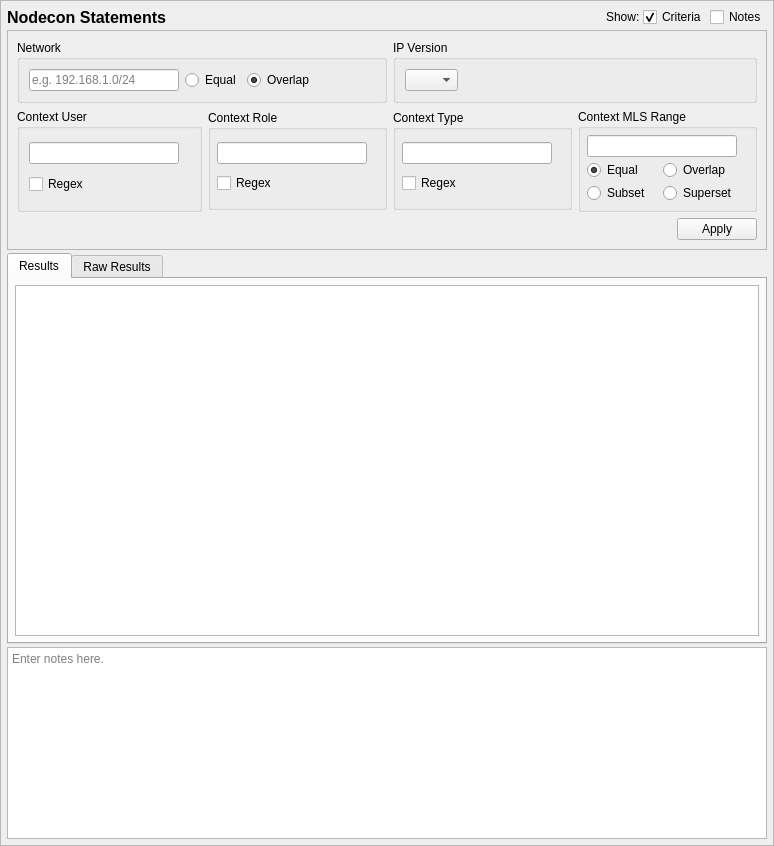
<?xml version="1.0" encoding="UTF-8"?>
<ui version="4.0">
 <class>NodeconQueryTab_ui</class>
 <widget class="QScrollArea" name="NodeconQueryTab_ui">
  <property name="geometry">
   <rect>
    <x>0</x>
    <y>0</y>
    <width>774</width>
    <height>846</height>
   </rect>
  </property>
  <property name="sizeAdjustPolicy">
   <enum>QAbstractScrollArea::AdjustToContents</enum>
  </property>
  <property name="widgetResizable">
   <bool>true</bool>
  </property>
  <widget class="QWidget" name="contents">
   <property name="geometry">
    <rect>
     <x>0</x>
     <y>0</y>
     <width>772</width>
     <height>844</height>
    </rect>
   </property>
   <property name="minimumSize">
    <size>
     <width>0</width>
     <height>0</height>
    </size>
   </property>
   <layout class="QGridLayout" name="gridLayout_9">
    <property name="leftMargin">
     <number>6</number>
    </property>
    <property name="topMargin">
     <number>6</number>
    </property>
    <property name="rightMargin">
     <number>6</number>
    </property>
    <property name="bottomMargin">
     <number>6</number>
    </property>
    <property name="spacing">
     <number>3</number>
    </property>
    <item row="3" column="0" colspan="5">
     <widget class="QTextEdit" name="notes">
      <property name="sizePolicy">
       <sizepolicy hsizetype="Preferred" vsizetype="Preferred">
        <horstretch>0</horstretch>
        <verstretch>0</verstretch>
       </sizepolicy>
      </property>
      <property name="minimumSize">
       <size>
        <width>0</width>
        <height>80</height>
       </size>
      </property>
      <property name="toolTip">
       <string>Optionally enter notes here about the query.</string>
      </property>
      <property name="placeholderText">
       <string>Enter notes here.</string>
      </property>
     </widget>
    </item>
    <item row="0" column="4">
     <widget class="QCheckBox" name="notes_expander">
      <property name="toolTip">
       <string>Show or hide the notes field (no data is lost)</string>
      </property>
      <property name="text">
       <string>Notes</string>
      </property>
     </widget>
    </item>
    <item row="0" column="3">
     <widget class="QCheckBox" name="criteria_expander">
      <property name="toolTip">
       <string>Show or hide the search criteria (no settings are lost)</string>
      </property>
      <property name="text">
       <string>Criteria</string>
      </property>
      <property name="checked">
       <bool>true</bool>
      </property>
     </widget>
    </item>
    <item row="0" column="0">
     <widget class="QLabel" name="label">
      <property name="sizePolicy">
       <sizepolicy hsizetype="Preferred" vsizetype="Fixed">
        <horstretch>0</horstretch>
        <verstretch>0</verstretch>
       </sizepolicy>
      </property>
      <property name="maximumSize">
       <size>
        <width>16777215</width>
        <height>20</height>
       </size>
      </property>
      <property name="font">
       <font>
        <pointsize>12</pointsize>
        <weight>75</weight>
        <bold>true</bold>
       </font>
      </property>
      <property name="text">
       <string>Nodecon Statements</string>
      </property>
     </widget>
    </item>
    <item row="0" column="2">
     <widget class="QLabel" name="label_2">
      <property name="text">
       <string>Show:</string>
      </property>
     </widget>
    </item>
    <item row="0" column="1">
     <spacer name="horizontalSpacer_5">
      <property name="orientation">
       <enum>Qt::Horizontal</enum>
      </property>
      <property name="sizeHint" stdset="0">
       <size>
        <width>40</width>
        <height>20</height>
       </size>
      </property>
     </spacer>
    </item>
    <item row="2" column="0" colspan="5">
     <widget class="QTabWidget" name="results_frame">
      <property name="sizePolicy">
       <sizepolicy hsizetype="Preferred" vsizetype="MinimumExpanding">
        <horstretch>0</horstretch>
        <verstretch>1</verstretch>
       </sizepolicy>
      </property>
      <property name="currentIndex">
       <number>0</number>
      </property>
      <widget class="QWidget" name="results_framePage1">
       <property name="sizePolicy">
        <sizepolicy hsizetype="Preferred" vsizetype="MinimumExpanding">
         <horstretch>0</horstretch>
         <verstretch>0</verstretch>
        </sizepolicy>
       </property>
       <attribute name="title">
        <string>Results</string>
       </attribute>
       <layout class="QVBoxLayout" name="verticalLayout_3">
        <property name="leftMargin">
         <number>6</number>
        </property>
        <property name="topMargin">
         <number>6</number>
        </property>
        <property name="rightMargin">
         <number>6</number>
        </property>
        <property name="bottomMargin">
         <number>6</number>
        </property>
        <item>
         <widget class="QTableView" name="table_results">
          <property name="sizePolicy">
           <sizepolicy hsizetype="Preferred" vsizetype="MinimumExpanding">
            <horstretch>0</horstretch>
            <verstretch>0</verstretch>
           </sizepolicy>
          </property>
          <property name="sizeAdjustPolicy">
           <enum>QAbstractScrollArea::AdjustIgnored</enum>
          </property>
          <property name="alternatingRowColors">
           <bool>true</bool>
          </property>
          <property name="sortingEnabled">
           <bool>true</bool>
          </property>
         </widget>
        </item>
       </layout>
      </widget>
      <widget class="QWidget" name="results_framePage2">
       <property name="sizePolicy">
        <sizepolicy hsizetype="Preferred" vsizetype="MinimumExpanding">
         <horstretch>0</horstretch>
         <verstretch>0</verstretch>
        </sizepolicy>
       </property>
       <attribute name="title">
        <string>Raw Results</string>
       </attribute>
       <layout class="QVBoxLayout" name="verticalLayout_2">
        <property name="leftMargin">
         <number>6</number>
        </property>
        <property name="topMargin">
         <number>6</number>
        </property>
        <property name="rightMargin">
         <number>6</number>
        </property>
        <property name="bottomMargin">
         <number>6</number>
        </property>
        <item>
         <widget class="QPlainTextEdit" name="raw_results">
          <property name="sizePolicy">
           <sizepolicy hsizetype="Preferred" vsizetype="MinimumExpanding">
            <horstretch>0</horstretch>
            <verstretch>0</verstretch>
           </sizepolicy>
          </property>
          <property name="minimumSize">
           <size>
            <width>0</width>
            <height>0</height>
           </size>
          </property>
          <property name="font">
           <font>
            <family>Monospace</family>
           </font>
          </property>
          <property name="documentTitle">
           <string/>
          </property>
          <property name="lineWrapMode">
           <enum>QPlainTextEdit::NoWrap</enum>
          </property>
          <property name="readOnly">
           <bool>true</bool>
          </property>
         </widget>
        </item>
       </layout>
      </widget>
     </widget>
    </item>
    <item row="1" column="0" colspan="5">
     <widget class="QFrame" name="criteria_frame">
      <property name="maximumSize">
       <size>
        <width>16777215</width>
        <height>16777215</height>
       </size>
      </property>
      <property name="frameShape">
       <enum>QFrame::StyledPanel</enum>
      </property>
      <property name="frameShadow">
       <enum>QFrame::Raised</enum>
      </property>
      <layout class="QGridLayout" name="gridLayout_3">
       <item row="1" column="3" rowspan="2">
        <widget class="QGroupBox" name="range_criteria">
         <property name="maximumSize">
          <size>
           <width>16777215</width>
           <height>16777215</height>
          </size>
         </property>
         <property name="title">
          <string>Context MLS Range</string>
         </property>
         <layout class="QGridLayout" name="gridLayout_8">
          <property name="leftMargin">
           <number>6</number>
          </property>
          <property name="topMargin">
           <number>6</number>
          </property>
          <property name="rightMargin">
           <number>6</number>
          </property>
          <property name="bottomMargin">
           <number>6</number>
          </property>
          <property name="spacing">
           <number>3</number>
          </property>
          <item row="2" column="1">
           <widget class="QRadioButton" name="range_exact">
            <property name="toolTip">
             <string>Match the context's range if the criteria is equal to the context's range.</string>
            </property>
            <property name="text">
             <string>Equal</string>
            </property>
            <property name="checked">
             <bool>true</bool>
            </property>
           </widget>
          </item>
          <item row="2" column="2">
           <widget class="QRadioButton" name="range_overlap">
            <property name="toolTip">
             <string>Match the context's range if the criteria overlaps the context's range.</string>
            </property>
            <property name="text">
             <string>Overlap</string>
            </property>
           </widget>
          </item>
          <item row="3" column="1">
           <widget class="QRadioButton" name="range_subset">
            <property name="toolTip">
             <string>Match the context's range if the criteria is a subset of the context's range.</string>
            </property>
            <property name="text">
             <string>Subset</string>
            </property>
           </widget>
          </item>
          <item row="3" column="2">
           <widget class="QRadioButton" name="range_superset">
            <property name="toolTip">
             <string>Match the context's range if the criteria is a superset to the context's range.</string>
            </property>
            <property name="text">
             <string>Superset</string>
            </property>
           </widget>
          </item>
          <item row="1" column="1" colspan="2">
           <widget class="QLineEdit" name="range_">
            <property name="sizePolicy">
             <sizepolicy hsizetype="Preferred" vsizetype="Fixed">
              <horstretch>0</horstretch>
              <verstretch>0</verstretch>
             </sizepolicy>
            </property>
            <property name="minimumSize">
             <size>
              <width>150</width>
              <height>20</height>
             </size>
            </property>
            <property name="maximumSize">
             <size>
              <width>250</width>
              <height>16777215</height>
             </size>
            </property>
           </widget>
          </item>
          <item row="1" column="3">
           <spacer name="horizontalSpacer_7">
            <property name="orientation">
             <enum>Qt::Horizontal</enum>
            </property>
            <property name="sizeHint" stdset="0">
             <size>
              <width>40</width>
              <height>20</height>
             </size>
            </property>
           </spacer>
          </item>
         </layout>
        </widget>
       </item>
       <item row="3" column="3">
        <widget class="QDialogButtonBox" name="buttonBox">
         <property name="standardButtons">
          <set>QDialogButtonBox::Apply</set>
         </property>
        </widget>
       </item>
       <item row="1" column="2" rowspan="2">
        <widget class="QGroupBox" name="type_criteria">
         <property name="maximumSize">
          <size>
           <width>16777215</width>
           <height>100</height>
          </size>
         </property>
         <property name="title">
          <string>Context Type</string>
         </property>
         <layout class="QGridLayout" name="gridLayout_5">
          <property name="leftMargin">
           <number>6</number>
          </property>
          <property name="topMargin">
           <number>6</number>
          </property>
          <property name="rightMargin">
           <number>6</number>
          </property>
          <property name="bottomMargin">
           <number>6</number>
          </property>
          <property name="spacing">
           <number>3</number>
          </property>
          <item row="1" column="1">
           <widget class="QCheckBox" name="type_regex">
            <property name="toolTip">
             <string>Use regular expressions to match the context's type.</string>
            </property>
            <property name="text">
             <string>Regex</string>
            </property>
           </widget>
          </item>
          <item row="0" column="1">
           <widget class="QLineEdit" name="type_">
            <property name="sizePolicy">
             <sizepolicy hsizetype="Preferred" vsizetype="Fixed">
              <horstretch>0</horstretch>
              <verstretch>0</verstretch>
             </sizepolicy>
            </property>
            <property name="minimumSize">
             <size>
              <width>150</width>
              <height>0</height>
             </size>
            </property>
            <property name="maximumSize">
             <size>
              <width>250</width>
              <height>16777215</height>
             </size>
            </property>
           </widget>
          </item>
          <item row="0" column="2">
           <spacer name="horizontalSpacer_6">
            <property name="orientation">
             <enum>Qt::Horizontal</enum>
            </property>
            <property name="sizeHint" stdset="0">
             <size>
              <width>40</width>
              <height>20</height>
             </size>
            </property>
           </spacer>
          </item>
         </layout>
        </widget>
       </item>
       <item row="1" column="1" rowspan="2">
        <widget class="QGroupBox" name="role_criteria">
         <property name="maximumSize">
          <size>
           <width>16777215</width>
           <height>100</height>
          </size>
         </property>
         <property name="title">
          <string>Context Role</string>
         </property>
         <layout class="QGridLayout" name="gridLayout_2">
          <property name="leftMargin">
           <number>6</number>
          </property>
          <property name="topMargin">
           <number>6</number>
          </property>
          <property name="rightMargin">
           <number>6</number>
          </property>
          <property name="bottomMargin">
           <number>6</number>
          </property>
          <property name="spacing">
           <number>3</number>
          </property>
          <item row="0" column="0">
           <widget class="QLineEdit" name="role">
            <property name="sizePolicy">
             <sizepolicy hsizetype="Preferred" vsizetype="Fixed">
              <horstretch>0</horstretch>
              <verstretch>0</verstretch>
             </sizepolicy>
            </property>
            <property name="minimumSize">
             <size>
              <width>150</width>
              <height>0</height>
             </size>
            </property>
            <property name="maximumSize">
             <size>
              <width>250</width>
              <height>16777215</height>
             </size>
            </property>
           </widget>
          </item>
          <item row="1" column="0">
           <widget class="QCheckBox" name="role_regex">
            <property name="enabled">
             <bool>true</bool>
            </property>
            <property name="toolTip">
             <string>Use regular expressions to match the context's role.</string>
            </property>
            <property name="text">
             <string>Regex</string>
            </property>
           </widget>
          </item>
          <item row="0" column="1">
           <spacer name="horizontalSpacer_4">
            <property name="orientation">
             <enum>Qt::Horizontal</enum>
            </property>
            <property name="sizeHint" stdset="0">
             <size>
              <width>40</width>
              <height>20</height>
             </size>
            </property>
           </spacer>
          </item>
         </layout>
        </widget>
       </item>
       <item row="1" column="0" rowspan="2">
        <widget class="QGroupBox" name="user_critera">
         <property name="title">
          <string>Context User</string>
         </property>
         <layout class="QGridLayout" name="gridLayout_6">
          <item row="0" column="0">
           <widget class="QLineEdit" name="user">
            <property name="sizePolicy">
             <sizepolicy hsizetype="Preferred" vsizetype="Fixed">
              <horstretch>0</horstretch>
              <verstretch>0</verstretch>
             </sizepolicy>
            </property>
            <property name="minimumSize">
             <size>
              <width>150</width>
              <height>0</height>
             </size>
            </property>
           </widget>
          </item>
          <item row="1" column="0">
           <widget class="QCheckBox" name="user_regex">
            <property name="toolTip">
             <string>Use regular expressions to match the context's user.</string>
            </property>
            <property name="text">
             <string>Regex</string>
            </property>
           </widget>
          </item>
          <item row="0" column="1">
           <spacer name="horizontalSpacer_3">
            <property name="orientation">
             <enum>Qt::Horizontal</enum>
            </property>
            <property name="sizeHint" stdset="0">
             <size>
              <width>40</width>
              <height>20</height>
             </size>
            </property>
           </spacer>
          </item>
         </layout>
        </widget>
       </item>
       <item row="0" column="0" colspan="2">
        <widget class="QGroupBox" name="network_criteria">
         <property name="title">
          <string>Network</string>
         </property>
         <layout class="QGridLayout" name="gridLayout">
          <item row="0" column="0">
           <widget class="QLineEdit" name="network">
            <property name="sizePolicy">
             <sizepolicy hsizetype="Preferred" vsizetype="Fixed">
              <horstretch>0</horstretch>
              <verstretch>0</verstretch>
             </sizepolicy>
            </property>
            <property name="minimumSize">
             <size>
              <width>150</width>
              <height>0</height>
             </size>
            </property>
            <property name="placeholderText">
             <string>e.g. 192.168.1.0/24</string>
            </property>
           </widget>
          </item>
          <item row="0" column="3">
           <widget class="QRadioButton" name="network_overlap">
            <property name="toolTip">
             <string>Match the network if the criteria overlaps the nodecon's network range.</string>
            </property>
            <property name="text">
             <string>Overlap</string>
            </property>
            <property name="checked">
             <bool>true</bool>
            </property>
           </widget>
          </item>
          <item row="0" column="2">
           <widget class="QRadioButton" name="network_exact">
            <property name="toolTip">
             <string>Match the network if the criteria is equal to the nodecon's network range.</string>
            </property>
            <property name="text">
             <string>Equal</string>
            </property>
            <property name="checked">
             <bool>false</bool>
            </property>
           </widget>
          </item>
          <item row="0" column="4">
           <spacer name="horizontalSpacer">
            <property name="orientation">
             <enum>Qt::Horizontal</enum>
            </property>
            <property name="sizeHint" stdset="0">
             <size>
              <width>40</width>
              <height>20</height>
             </size>
            </property>
           </spacer>
          </item>
         </layout>
        </widget>
       </item>
       <item row="0" column="2" colspan="2">
        <widget class="QGroupBox" name="ip_version_criteria">
         <property name="title">
          <string>IP Version</string>
         </property>
         <layout class="QGridLayout" name="gridLayout_4">
          <item row="0" column="1">
           <spacer name="horizontalSpacer_2">
            <property name="orientation">
             <enum>Qt::Horizontal</enum>
            </property>
            <property name="sizeHint" stdset="0">
             <size>
              <width>40</width>
              <height>20</height>
             </size>
            </property>
           </spacer>
          </item>
          <item row="0" column="0">
           <widget class="QComboBox" name="ip_version">
            <property name="toolTip">
             <string>Match the IP version of the nodecon.</string>
            </property>
            <item>
             <property name="text">
              <string/>
             </property>
            </item>
            <item>
             <property name="text">
              <string>IPv4</string>
             </property>
            </item>
            <item>
             <property name="text">
              <string>IPv6</string>
             </property>
            </item>
           </widget>
          </item>
         </layout>
        </widget>
       </item>
      </layout>
      <zorder>role_criteria</zorder>
      <zorder>type_criteria</zorder>
      <zorder>user_critera</zorder>
      <zorder>range_criteria</zorder>
      <zorder>buttonBox</zorder>
      <zorder>ip_version_criteria</zorder>
      <zorder>network_criteria</zorder>
     </widget>
    </item>
   </layout>
  </widget>
 </widget>
 <tabstops>
  <tabstop>criteria_expander</tabstop>
  <tabstop>notes_expander</tabstop>
  <tabstop>network</tabstop>
  <tabstop>network_exact</tabstop>
  <tabstop>network_overlap</tabstop>
  <tabstop>ip_version</tabstop>
  <tabstop>user</tabstop>
  <tabstop>user_regex</tabstop>
  <tabstop>role</tabstop>
  <tabstop>role_regex</tabstop>
  <tabstop>type_</tabstop>
  <tabstop>type_regex</tabstop>
  <tabstop>range_</tabstop>
  <tabstop>range_exact</tabstop>
  <tabstop>range_overlap</tabstop>
  <tabstop>range_subset</tabstop>
  <tabstop>range_superset</tabstop>
  <tabstop>results_frame</tabstop>
  <tabstop>table_results</tabstop>
  <tabstop>raw_results</tabstop>
  <tabstop>notes</tabstop>
 </tabstops>
 <resources/>
 <connections>
  <connection>
   <sender>criteria_expander</sender>
   <signal>toggled(bool)</signal>
   <receiver>criteria_frame</receiver>
   <slot>setVisible(bool)</slot>
   <hints>
    <hint type="sourcelabel">
     <x>592</x>
     <y>16</y>
    </hint>
    <hint type="destinationlabel">
     <x>386</x>
     <y>232</y>
    </hint>
   </hints>
  </connection>
  <connection>
   <sender>notes_expander</sender>
   <signal>toggled(bool)</signal>
   <receiver>notes</receiver>
   <slot>setVisible(bool)</slot>
   <hints>
    <hint type="sourcelabel">
     <x>735</x>
     <y>16</y>
    </hint>
    <hint type="destinationlabel">
     <x>386</x>
     <y>756</y>
    </hint>
   </hints>
  </connection>
 </connections>
</ui>
